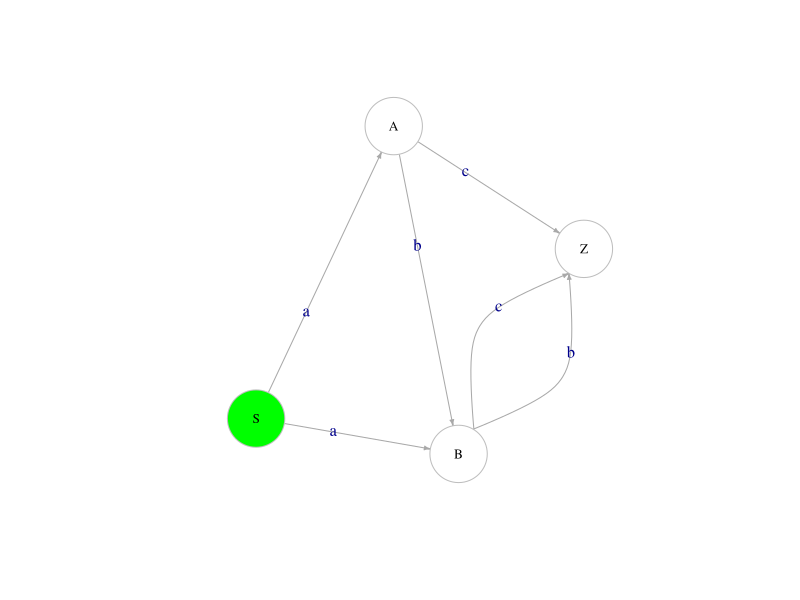

Write R code to recreate this figure.
library(igraph)
library(stringr)

## Input user example
string <- "S -> aA B -> a S -> bB A -> bB A -> c B -> c"

## Extract the edges
edgesCompleted <- str_extract_all(string, "[A-Z] -> [a-z][A-Z]")[[1]]
edgesNotCompleted  <- str_extract_all(string, "([A-Z] -> [a-z][^A-Z])|[A-Z] -> [a-z](?!.*[A-Z])")[[1]]
edgesCompletedZ <- str_replace_all(edgesNotCompleted, "(?<=[a-z])(?!$)|(?<=[a-z])$", "Z")

stringUpdated <- append(edgesCompleted, edgesCompletedZ)

nodes <- unlist(str_extract_all(stringUpdated, "[A-Z]"))
edge.labels <- unlist(str_extract_all(string, "[a-z]"))
g <- graph(nodes, directed = TRUE)
node.types <- c(1, rep(2, length(edge.labels)-2), length(edge.labels)-1)
mapping.colors <- c("green","white", "red", "blue")
node.colors <- mapping.colors[node.types]

curves <- curve_multiple(g, start = 0.8)
set.seed(12)
plot(g, edge.arrow.size=.3, vertex.label.cex=0.8, vertex.size=35,vertex.frame.color="gray", vertex.label.color="black",  edge.label = edge.labels, vertex.color = node.colors, edge.curved=curves )

?curve_multiple


# Clear
rm(list = ls())

